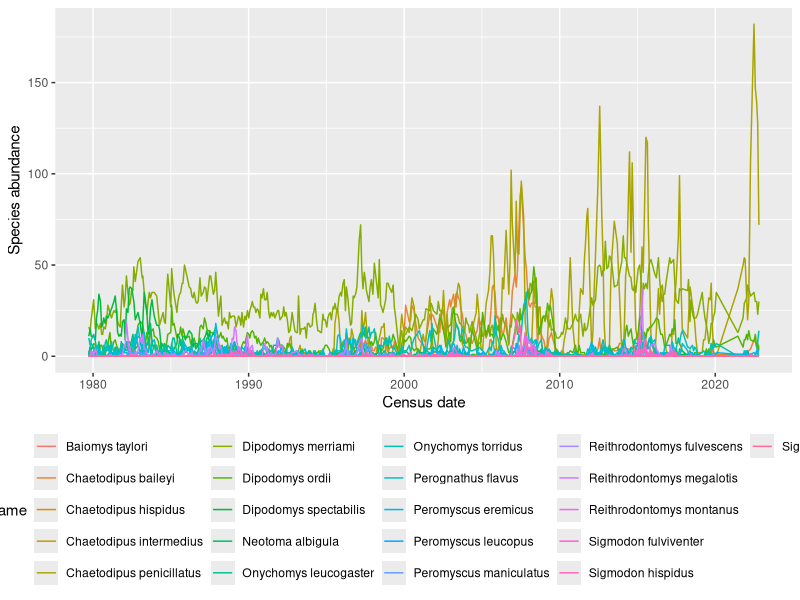

Here is the R script that generated this plot:
## ---- chunk 1

library(dplyr)
library(ggplot2)

## ---- chunk 2

mouse_data <- read.csv("mouse_data.csv") |>
  mutate(censusdate = as.Date(censusdate))

## ---- chunk 3
ggplot(mouse_data, aes(censusdate, abundance, color = scientificname)) +
  geom_line() +
  theme(legend.position = "bottom") +
  xlab("Census date") +
  ylab("Species abundance")

## ---- chunk 4

mouse_data_ranked <- mouse_data |>
  group_by(scientificname) |>
  summarize(totalabundance = sum(abundance)) |>
  ungroup() |>
  arrange(desc(totalabundance))

knitr::kable(head(mouse_data_ranked))

